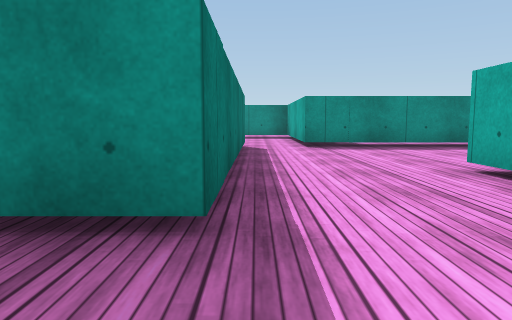
[1] (above)

22 first-person views from a walk through a 3-D level made in the Unity game engine. The camera is 0.55 m above the floor, tilts 6° down and sees 70° across. The floor is counted in squares, 1 m on a side. Each view is taken from the middle of a square. On the plan, view 1 faces up. The plan holds only what a view shows up to about 9 squares ahead; the rest is blank. The place goes on beyond the plan. Surface patterns are stand-ins for the level's own textures.

[2]
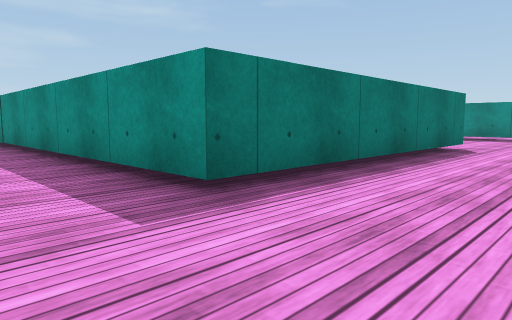

[3]
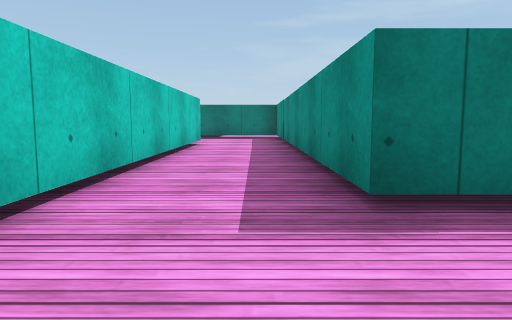

[4]
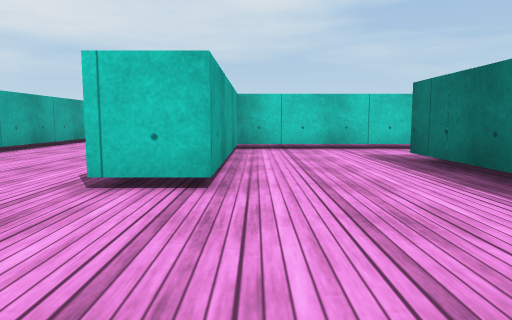

[5]
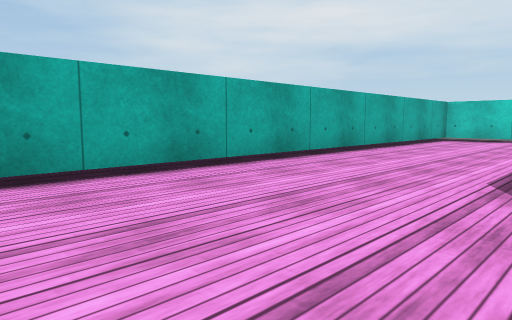

[6]
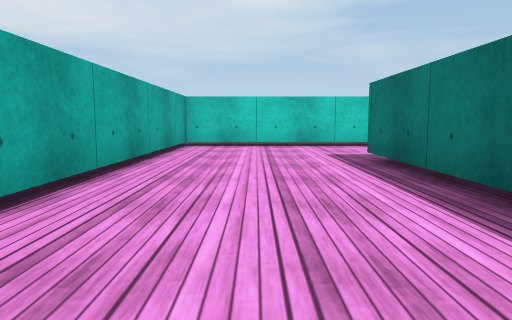

[7]
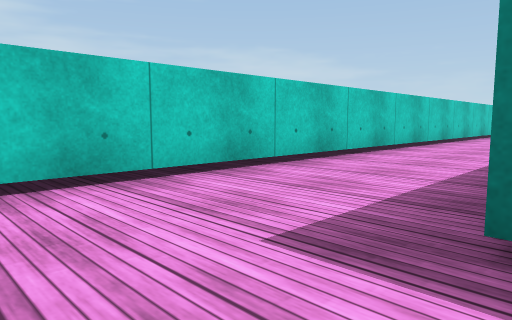

[8]
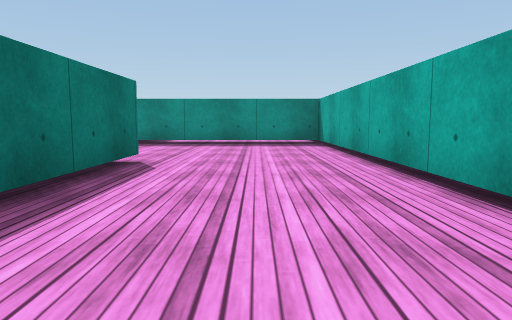

[9]
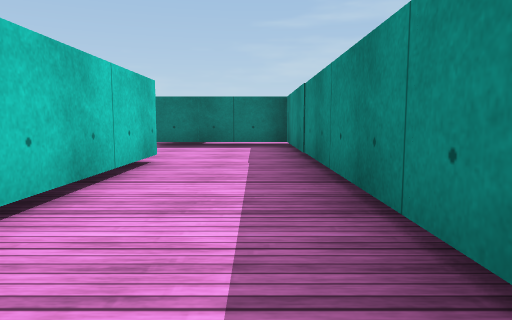

[10]
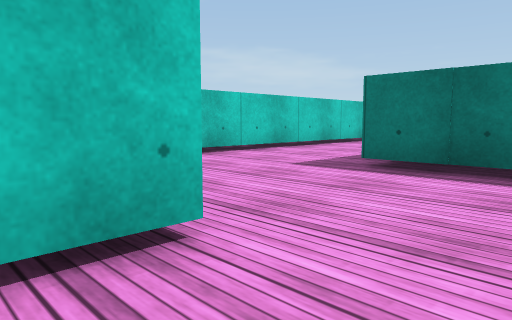

[11]
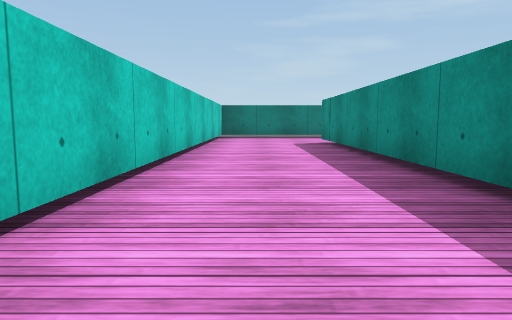

[12]
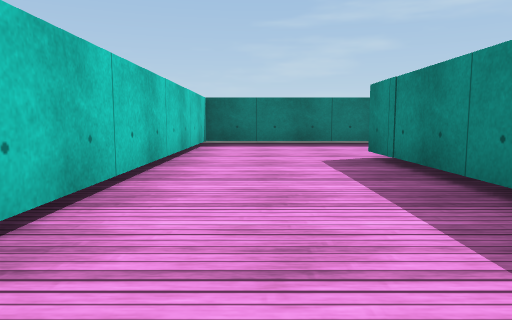

[13]
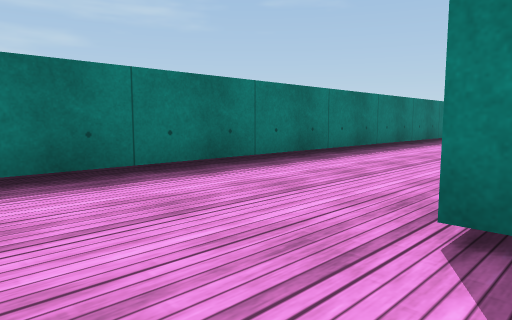

[14]
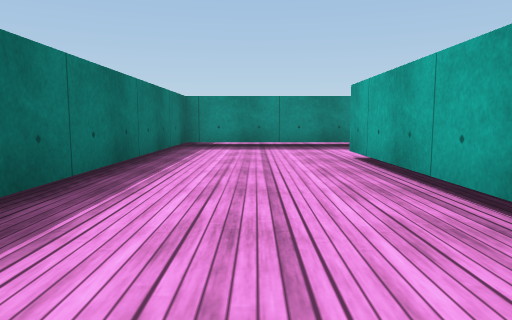

[15]
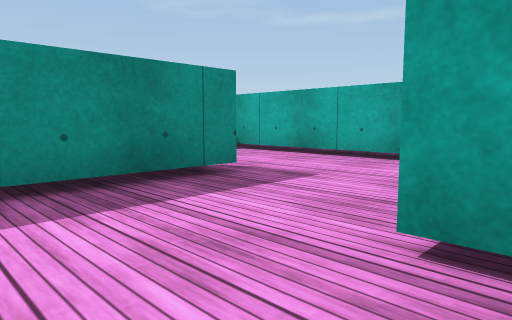

[16]
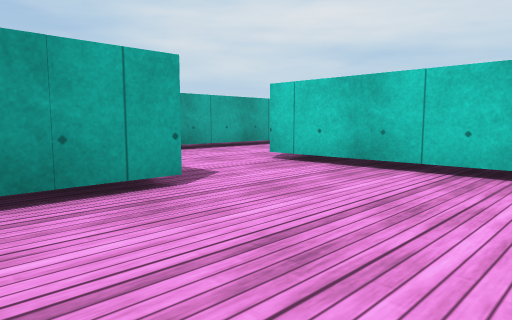

[17]
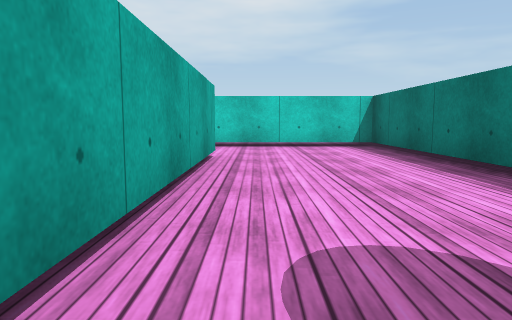

[18]
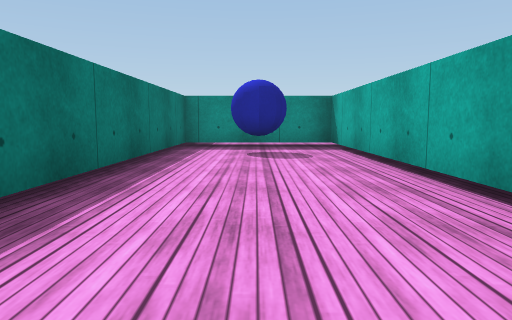

[19]
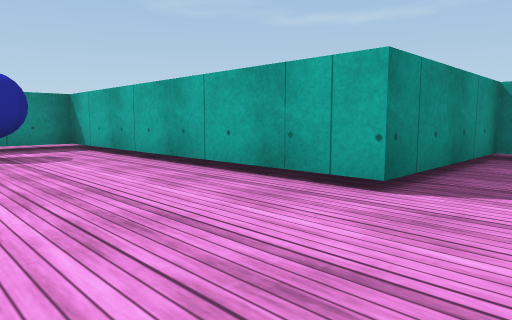

[20]
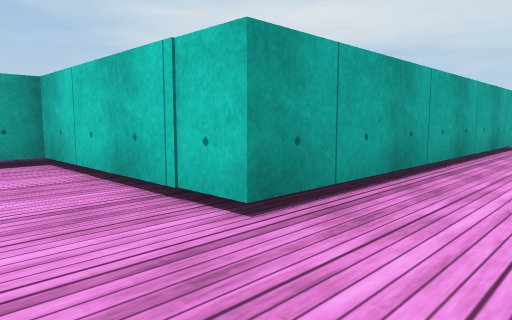

[21]
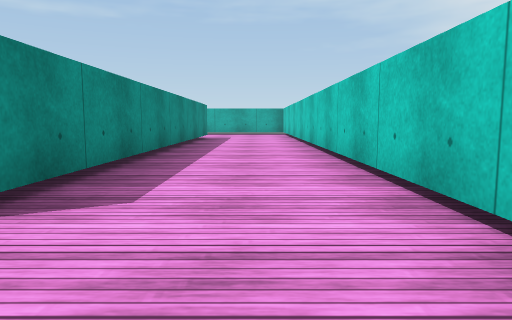

[22]
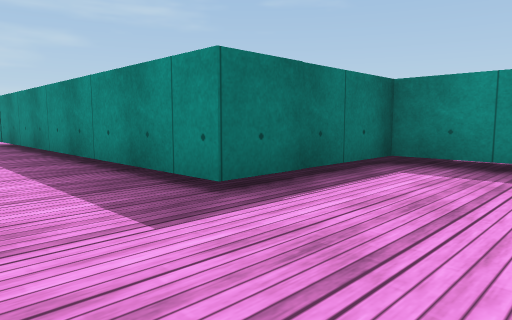

### Floor plan
Key: @ floor where view 1 was taken; # wall or solid block; . floor; O other object.
Columns run from 22 left of view 1 to 7 right of it. Each row starts with its distance up from view 1.
 19 #####
 18 #.O.#
 17 #.O.#
 16 #...#
 15 #...#
 14 #...#
 13 #...####
 12 #......#
 11 #......#
 10 #####..#
  9 #####..#
  8 #......#              ########
  7 #......#              #......#
  6 #...####              #......#
  5 #...#                 #......#
  4 #...#                 #..#...#
  3 #...#                 #..#...#
  2 #...#       ###########..#...#
  1 #...#       #............#...#
  0 #...#       #.........@..#...#
 -1 #...#########..###########...#
 -2 #............................#
 -3 #............................#
 -4 #############  ###############

Where each view was taken, in squares from view 1:
view 1: 0 up, 0 right, facing up
view 2: 0 up, 2 right, facing up-left
view 3: 1 up, 2 right, facing left
view 4: 7 up, 2 right, facing down
view 5: 7 up, 3 right, facing down-right
view 6: 4 up, 5 right, facing down
view 7: 1 down, 5 right, facing down-left
view 8: 1 down, 5 right, facing up
view 9: 1 up, 2 left, facing left
view 10: 1 up, 6 left, facing down-left
view 11: 3 down, 9 left, facing left
view 12: 3 down, 13 left, facing left
view 13: 3 down, 18 left, facing up-left
view 14: 1 up, 20 left, facing up
view 15: 6 up, 20 left, facing up-right
view 16: 14 up, 21 left, facing down-right
view 17: 18 up, 19 left, facing down
view 18: 11 up, 20 left, facing up
view 19: 11 up, 21 left, facing up-right
view 20: 8 up, 20 left, facing down-right
view 21: 3 down, 9 left, facing right
view 22: 3 down, 8 left, facing up-left
